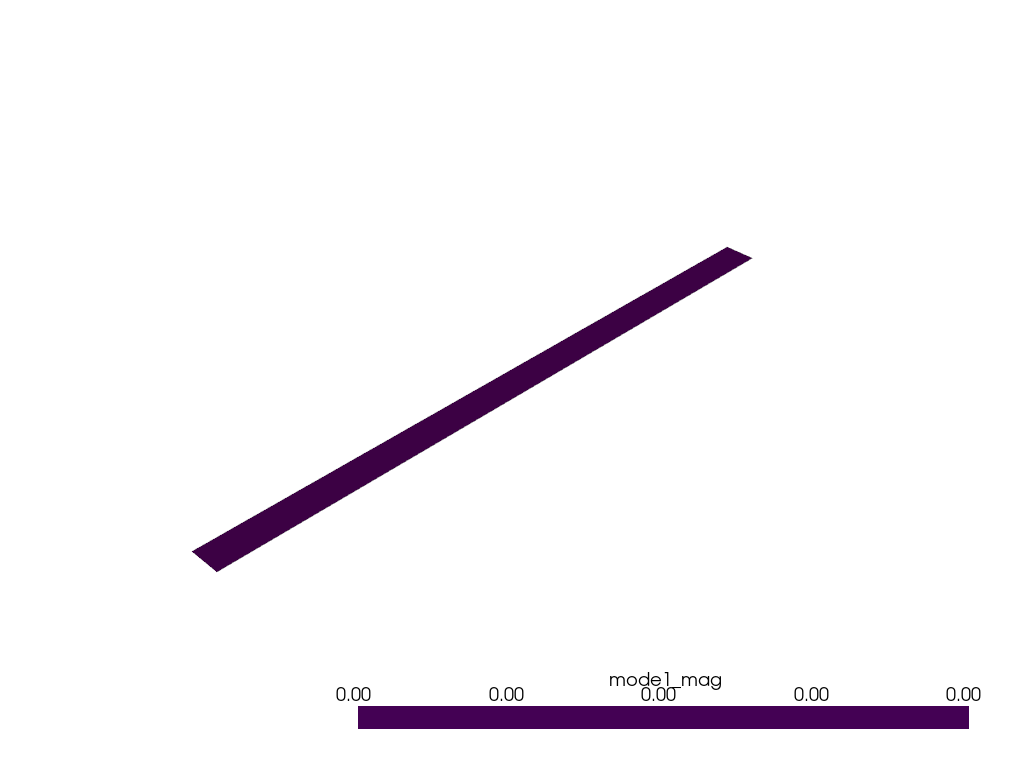

Python code for this plot:
#!/usr/bin/env python
"""2D cantilever eigenfrequency MWE: NASTRAN-95 backend through Elmer Studio API.

Builds a 2D cantilever beam, solves eigenfrequencies with NASTRAN (SOL 3),
prints measured vs theory, saves .esm project, and writes offscreen PNG.
"""
from __future__ import annotations

import os
import sys
from pathlib import Path
import math

# Ensure we can import elmerstudio when run from anywhere
sys.path.insert(0, str(Path(__file__).resolve().parents[2]))

from elmerstudio.core import builder as B
from elmerstudio.core import project
from elmerstudio.core.geometry import build_geometry
from elmerstudio.core.meshing import build_mesh
from elmerstudio.core.results import Solution
from elmerstudio.core.study_runner import StudyRunner
import numpy as np


def main():
    # 2D cantilever: L=1.0m, H=0.05m
    L, H = 1.0, 0.05
    E, rho = 2.0e11, 7850.0
    f1_theory = (1.875104**2 / (2 * math.pi)) * math.sqrt(E * H**2 / (12 * rho)) / L**2

    m = B.new_model("2D", ["solid"], "eigen")
    m.create("geom.rectangle", m.component.child("geometry"), index=0, w=str(L), h=str(H))
    B.add_material(m, "Structural steel", all_domains=True)

    mn = m.component.child("mesh")
    mn.props["sequence"] = "user"
    m.create("mesh.size", mn, mode="custom", hmax="0.05", hmin="0.02")

    geo = build_geometry(m, display=False)
    ph = m.component.child("physics.solid")

    bnd_left = geo.select("boundary", xmax=0)
    assert bnd_left
    B.add_feature(m, ph, "solid.fixed", bnd_left)

    st = m.studies()[0]
    st.props["backend"] = "nastran"

    wd = project.new_workdir()
    try:
        folders = StudyRunner(m, st, wd, None, None).run()
        assert folders
        folder = folders[0]
        sol = Solution(folder)

        assert sol.meta["status"] == "converged"
        assert sol.meta["backend"] == "nastran"
        assert sol.meta["nastran"]["sol"] == 3

        freqs = sol.meta["freqs"]
        print(f"Computed natural frequencies (Hz): {freqs}")
        rel_err = abs(freqs[0] - f1_theory) / f1_theory * 100
        print(f"First frequency: {freqs[0]:.2f} Hz, theory: {f1_theory:.2f} Hz, error {rel_err:.2f}%")

        ratio_theory = (4.694091 / 1.875104) ** 2
        ratio_meas = freqs[1] / freqs[0]
        ratio_err = abs(ratio_meas - ratio_theory) / ratio_theory * 100
        print(f"f2/f1 ratio: {ratio_meas:.4f}, theory: {ratio_theory:.4f}, error {ratio_err:.2f}%")

        # Save .esm
        out_esm = os.path.join(os.path.dirname(__file__), "cantilever_modes_2d.esm")
        project.save(m, out_esm, wd)
        print(f"Saved project: {out_esm}")

        # Write offscreen PNG of first mode shape
        import pyvista as pv
        from elmerstudio.core.results import Topology
        plotter = pv.Plotter(off_screen=True)
        g = Topology(mesh_result=sol.topo).bulk_grid()
        # First mode displacement
        if "u" in sol.names(0):
            disp = sol.names(0)["u"]
            if disp.ndim == 1:
                g.point_data["mode1_mag"] = np.abs(disp)
            else:
                g.point_data["mode1_mag"] = np.linalg.norm(disp, axis=1)
            plotter.add_mesh(g, scalars="mode1_mag", cmap="viridis")
        png_path = os.path.join(os.path.dirname(__file__), "cantilever_modes_2d.png")
        plotter.screenshot(png_path)
        plotter.close()
        print(f"Saved PNG: {png_path}")

    finally:
        project.discard_workdir(wd)
        import shutil
        shutil.rmtree(wd, ignore_errors=True)


if __name__ == "__main__":
    main()
